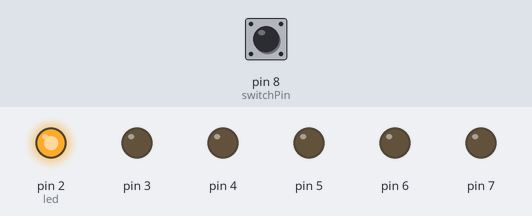
This sketch was run on a simulated Arduino Uno, built with avr-gcc and run on an emulated ATmega328P. Parts: output pins drawn as LEDs (lit = HIGH). Inputs (shaded band) come from the test bench; at power-on: pin 8 (switchPin) HIGH.

Above: at 1.2 s.
1.3 s: pin 8 (switchPin) pulled LOW for 0.15 s
At 2.2 s:
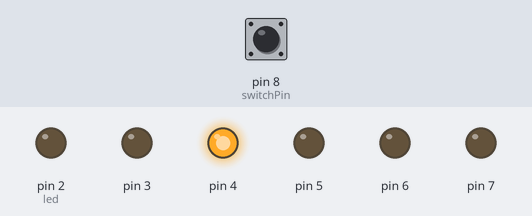
At 4.2 s:
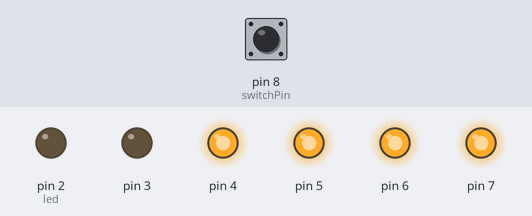
4.4 s: pin 8 (switchPin) pulled LOW for 1 s
At 4.8 s:
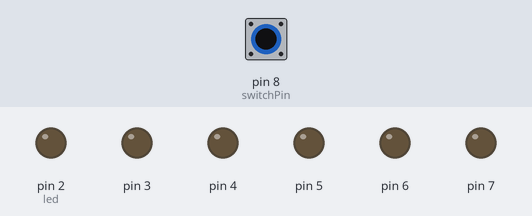
Timing chart, 0 to 7.4 s (numbered marks = the images above; inputs shaded):
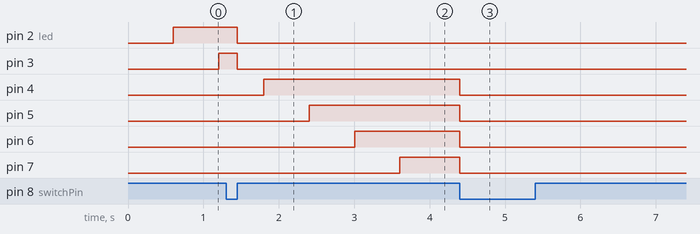

Measured:
- after the input at 1.3 s, pin 2 (led), pin 3: HIGH → LOW after 0.15 s instead of 2.9 s
- after the input at 4.4 s, pin 4–7: HIGH → LOW at once

The sketch:

project08.ino
```cpp
//project08 tilt

const int switchPin = 8;
unsigned long previousTime = 0;
int switchState = 0;
int prevSwitchState = 0;
int led = 2;
long interval = 600;

void setup() {
  // put your setup code here, to run once:
  for (int x=2; x<8; x++) {
    pinMode(x, OUTPUT);
  }

  pinMode(switchPin, INPUT);
}

void loop() {
  // put your main code here, to run repeatedly:

  unsigned long currentTime = millis();

  if (currentTime - previousTime > interval) {
    previousTime = currentTime;
    digitalWrite(led, HIGH);
    led++;

    if (led == 7) {
      // end of the hour
    }
  }

  switchState = digitalRead(switchPin);

  if (switchState != prevSwitchState) {
    for (int x = 2; x < 8; x++) {
      digitalWrite(x, LOW);
    }
  }

  prevSwitchState = switchState;

}
```
